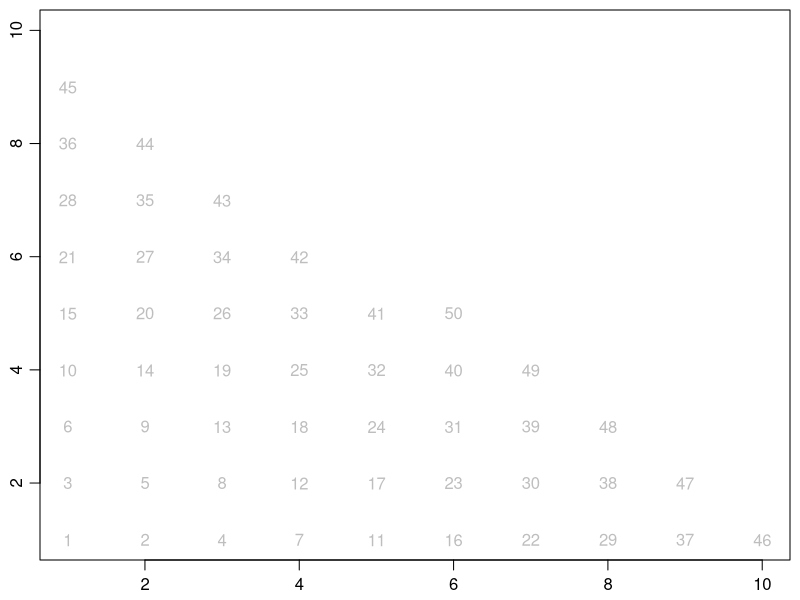

The R source for this figure:
## ---- chunk 1
m <- 50                                # number of particles
n <- 10                                # grid width
debug <- FALSE                         # set TRUE to trace steps
info <- function(...) if (debug) cat(...)
pch <- 20
cex <- 4 / log2(n)
type <- 't'
set.seed(1)
slump <- function(X, Z)
{
    info("slump(", X, ",", Z, ")\n", sep="")
    if (Z == 1)
        return(list(x=X, z=Z))
    ## Particles roll down-slope until they hit the bottom
    ## or a ledge with at least one particle to the right.
    XX <- X
    ZZ <- Z
    ## Small particles stop rolling if 2 points below
    while (0 == S[XX+1, ZZ-1]) { # move down and to right
        info("  XX:", XX, " ZZ:", ZZ, "\n")
        XX <- XX + 1
        ZZ <- which(0 == S[XX,])[1]
        if (ZZ == 1)
            break
        if (XX == n)
            break
    }
    return(list(x=XX, z=ZZ))
}

S <- matrix(0, nrow=n, ncol=n)         # "S" means "space"
par(mar=c(2, 2, 1/2, 1/2), mgp=c(2, 0.7, 0))
plot(1:n, 1:n, type='n', xlab="", ylab="")
xDrop <- 1 # location of drop; everything goes here or to right
for (i in 1:m) {                       # "p" means partcle
    while (is.na(zDrop <- which(0 == S[xDrop,])[1])) {
        xDrop <- xDrop + 1
        if (xDrop == n)
            break
    }
    if (is.na(zDrop))
        break
    info("particle:", i, " ")
    p <- slump(xDrop, zDrop)
    if (p$x < (n+1)) {
        S[p$x, p$z] <- 1
        if (type == 'p') {
            points(p$x, p$z, col='gray', pch=pch, cex=cex) 
        } else {
            text(p$x, p$z, i, col='gray') 
        }
    } else {
        str(p)
    }
}
